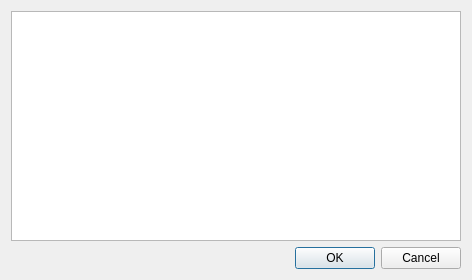
<?xml version="1.0" encoding="UTF-8"?>
<ui version="4.0">
 <class>UserRulesDialog</class>
 <widget class="QDialog" name="UserRulesDialog">
  <property name="geometry">
   <rect>
    <x>0</x>
    <y>0</y>
    <width>472</width>
    <height>280</height>
   </rect>
  </property>
  <property name="sizePolicy">
   <sizepolicy hsizetype="Expanding" vsizetype="Expanding">
    <horstretch>0</horstretch>
    <verstretch>0</verstretch>
   </sizepolicy>
  </property>
  <property name="windowTitle">
   <string>User Rules</string>
  </property>
  <layout class="QVBoxLayout" name="verticalLayout">
   <item>
    <widget class="QTextEdit" name="textEdit"/>
   </item>
   <item>
    <widget class="QDialogButtonBox" name="buttonBox">
     <property name="standardButtons">
      <set>QDialogButtonBox::Cancel|QDialogButtonBox::Ok</set>
     </property>
    </widget>
   </item>
  </layout>
 </widget>
 <resources/>
 <connections>
  <connection>
   <sender>buttonBox</sender>
   <signal>rejected()</signal>
   <receiver>UserRulesDialog</receiver>
   <slot>reject()</slot>
   <hints>
    <hint type="sourcelabel">
     <x>381</x>
     <y>255</y>
    </hint>
    <hint type="destinationlabel">
     <x>235</x>
     <y>139</y>
    </hint>
   </hints>
  </connection>
 </connections>
</ui>
